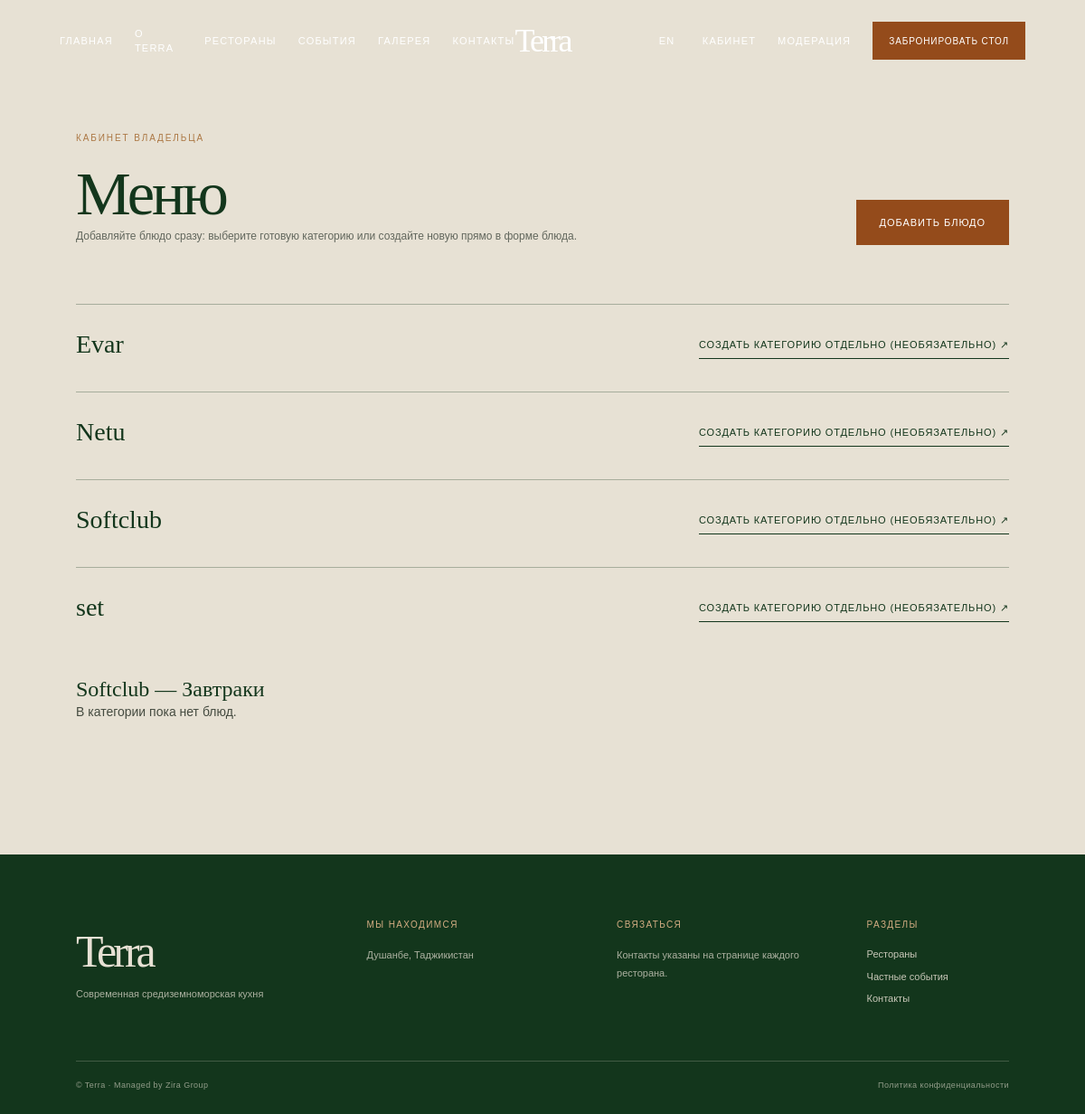
The app's page /owner/menu/ (signed in) with its own data.
### restaurant/models.py (models this page shows, shortened)
class Restaurant(models.Model):
    owner = models.ForeignKey(
        User,
        on_delete=models.CASCADE,
        related_name='restaurants',
        verbose_name='Владелец аккаунта',
        null=True,
        blank=True,
    )
    name = models.CharField('Название', max_length=150)
    slug = models.SlugField('Адрес страницы', unique=True)
    cuisine = models.CharField('Кухня или тип заведения', max_length=100, blank=True)
    description = models.TextField('Описание')
    address = models.CharField('Адрес', max_length=250)
    phone = models.CharField('Телефон', max_length=40, blank=True)
    opening_hours = models.CharField('Часы работы', max_length=100, blank=True)
    menu_is_sample = models.BooleanField(
        'В меню есть примеры, не подтверждённые рестораном',
        default=False,
    )
    latitude = models.DecimalField('Широта карты', max_digits=9, decimal_places=6)
    longitude = models.DecimalField('Долгота карты', max_digits=9, decimal_places=6)
    image = models.ImageField(
        'Фотография ресторана',
        upload_to='restaurants/',
        blank=True,
    )
    image_url = models.URLField('Ссылка на фотографию', blank=True)
    is_approved = models.BooleanField('Показывать на сайте', default=True)
    moderation_note = models.TextField('Комментарий модератора', blank=True)
    created_at = models.DateTimeField('Создан', auto_now_add=True)
    class Meta:
        ordering = ['name']
        verbose_name = 'ресторан'
        verbose_name_plural = 'рестораны'
    def __str__(self):
        return self.name

class MenuCategory(models.Model):
    restaurant = models.ForeignKey(
        Restaurant,
        on_delete=models.CASCADE,
        related_name='categories',
        verbose_name='Ресторан',
        null=True,
        blank=True,
    )
    name = models.CharField('Название категории (RU)', max_length=100)
    name_en = models.CharField('Название категории (EN)', max_length=100, blank=True)
    order = models.PositiveIntegerField('Порядок', default=0)
    is_active = models.BooleanField('Показывать на сайте', default=True)
    class Meta:
        ordering = ['order', 'name']
        verbose_name = 'категория меню'
        verbose_name_plural = 'категории меню'

### restaurant/views.py (the view)
# urls.py: path('owner/menu/', MenuManageView.as_view(), name='menu_manage'),
class MenuManageView(SuperuserRequiredMixin, SiteContextMixin, TemplateView):
    template_name = 'restaurant/menu_manage.html'
    def get_context_data(self, **kwargs):
        context = super().get_context_data(**kwargs)
        context['restaurants'] = Restaurant.objects.filter(owner=self.request.user)
        context['categories'] = (
            MenuCategory.objects.filter(restaurant__owner=self.request.user)
            .prefetch_related('items')
        )
        return context

### restaurant/views.py (called while the page is built)
def save_language_in_session(request):
    language = request.GET.get('language')
    if language in ('ru', 'en'):
        request.session['language'] = language
    request.language = request.session.get('language', 'ru')

def get_shared_context(request):
    return {
        'site_settings': SiteSettings.objects.first(),
        'site_language': request.language,
        'booking_form': BookingRequestForm(),
    }

    def dispatch(self, request, *args, **kwargs):
        save_language_in_session(request)
        return super().dispatch(request, *args, **kwargs)

    def get_context_data(self, **kwargs):
        context = super().get_context_data(**kwargs)
        context.update(get_shared_context(self.request))
        return context

    def test_func(self):
        return self.request.user.is_superuser

### restaurant/templates/restaurant/menu_manage.html (shortened to what this page needs)
{% load static %}
<!doctype html>
<html lang="{{ site_language }}">
<head>
    {% include 'restaurant/head_assets.html' %}
</head>
<body class="bg-terra-ivory font-clean text-terra-green">
{% include 'restaurant/site_header.html' %}
<main class="owner-page section-wrap">
    <div class="section-heading section-heading-row">
        <div><p class="eyebrow">{% if site_language == 'en' %}Owner account{% else %}Кабинет владельца{% endif %}</p><h1 class="display-heading">{% if site_language == 'en' %}Menu items{% else %}Меню{% endif %}</h1><p class="form-intro">{% if site_language == 'en' %}Add a dish directly. You can choose an existing category or create a new category in the dish form.{% else %}Добавляйте блюдо сразу: выберите готовую категорию или создайте новую прямо в форме блюда.{% endif %}</p></div>
        <a class="button" href="{% url 'restaurant:menu_item_add' %}">{% if site_language == 'en' %}Add a dish{% else %}Добавить блюдо{% endif %}</a>
    </div>
    {% for restaurant in restaurants %}
        <section class="owner-menu-restaurant">
            <h2>{{ restaurant.name }}</h2>
            <a class="text-link" href="{% url 'restaurant:category_add' restaurant.id %}">{% if site_language == 'en' %}Create category separately (optional){% else %}Создать категорию отдельно (необязательно){% endif %} ↗</a>
        </section>
    {% empty %}
        <p class="empty-note">{% if site_language == 'en' %}Add a restaurant before adding dishes.{% else %}Сначала добавьте ресторан, затем создайте категории и блюда.{% endif %}</p>
    {% endfor %}
    {% for category in categories %}
        <section class="owner-menu-category">
            <h3>{{ category.restaurant.name }} — {{ category.name }}</h3>
            {% for item in category.items.all %}
                <article class="menu-item">{% if item.image %}<img class="menu-item-photo" src="{{ item.image.url }}" alt="{{ item.name }}" loading="lazy" decoding="async">{% elif item.image_url %}<img class="menu-item-photo" src="{{ item.image_url }}" alt="{{ item.name }}" loading="lazy" decoding="async">{% endif %}<div class="menu-item-copy"><h3>{{ item.name }}</h3><p>{{ item.description }}</p></div><span class="menu-price">{{ item.price }} смн</span></article>
            {% empty %}<p class="empty-note">{% if site_language == 'en' %}No dishes in this category.{% else %}В категории пока нет блюд.{% endif %}{% endfor %}
        </section>
    {% empty %}
        {% if restaurants %}<p class="empty-note">{% if site_language == 'en' %}No dishes yet. Use “Add a dish”; its category can be created in the same form.{% else %}Блюд пока нет. Нажмите «Добавить блюдо» — категорию можно создать в той же форме.{% endif %}</p>{% endif %}
    {% endfor %}
</main>
{% include 'restaurant/site_footer.html' %}
</body>
</html>

### restaurant/static/restaurant/css/site.css (style rules this page uses)
:root { color-scheme: light; --ivory: #e7e1d4; --green: #13361c; --olive: #33412a; --clay: #944b1b; --gold: #ac7845; --serif: Georgia, "Times New Roman", serif; --sans: Arial, Helvetica, sans-serif; }
* { box-sizing: border-box; }
html { scroll-behavior: smooth; }
body { margin: 0; font-family: var(--sans); }
body, button, input, textarea { font-family: var(--sans); }
button, a { -webkit-tap-highlight-color: transparent; }
a { color: inherit; text-decoration: none; }
.button { display: inline-flex; min-height: 50px; align-items: center; justify-content: center; padding: 0 25px; border: 1px solid var(--clay); background: var(--clay); color: #fff; cursor: pointer; font-size: 11px; letter-spacing: .09em; text-align: center; text-transform: uppercase; transition: background-color .2s ease, color .2s ease, border-color .2s ease, transform .2s ease; }
.eyebrow { margin: 0 0 18px; color: var(--gold); font-size: 10px; letter-spacing: .19em; line-height: 1.6; text-transform: uppercase; }
.text-link { display: inline-flex; align-items: center; gap: 8px; border-bottom: 1px solid currentColor; padding-bottom: 6px; font-size: 11px; letter-spacing: .08em; text-transform: uppercase; }
.section-wrap { width: min(1300px, 86%); margin: 0 auto; }
.display-heading { margin: 0; font: 400 clamp(38px, 5.7vw, 76px)/1.05 var(--serif); letter-spacing: -.045em; }
.section-heading { max-width: 760px; margin-bottom: 65px; }
.section-heading-row { display: flex; max-width: none; align-items: flex-end; justify-content: space-between; gap: 30px; }
.empty-note, .empty-menu { color: #62675d; font-size: 13px; line-height: 1.8; }
.form-intro, .form-note { color: #62675d; font-size: 12px; line-height: 1.7; }
.owner-page { min-height: 60vh; padding-top: 145px; padding-bottom: 100px; }
.owner-row h2, .owner-menu-restaurant h2 { margin: 0 0 8px; font: 400 28px var(--serif); }
.owner-menu-restaurant { display: flex; align-items: center; justify-content: space-between; gap: 18px; padding: 28px 0; border-top: 1px solid rgba(19,54,28,.3); }
.owner-menu-category { margin: 25px 0 45px; }
.owner-menu-category > h3 { font: 400 24px var(--serif); }
.empty-note { color: #454b40; font-size: 14px; line-height: 1.7; }

### records on screen
Restaurant: name "Evar"
Restaurant: name "Netu"
Restaurant: name "Softclub"
Restaurant: name "set"
MenuCategory: restaurant.name "Softclub", name "Завтраки"
